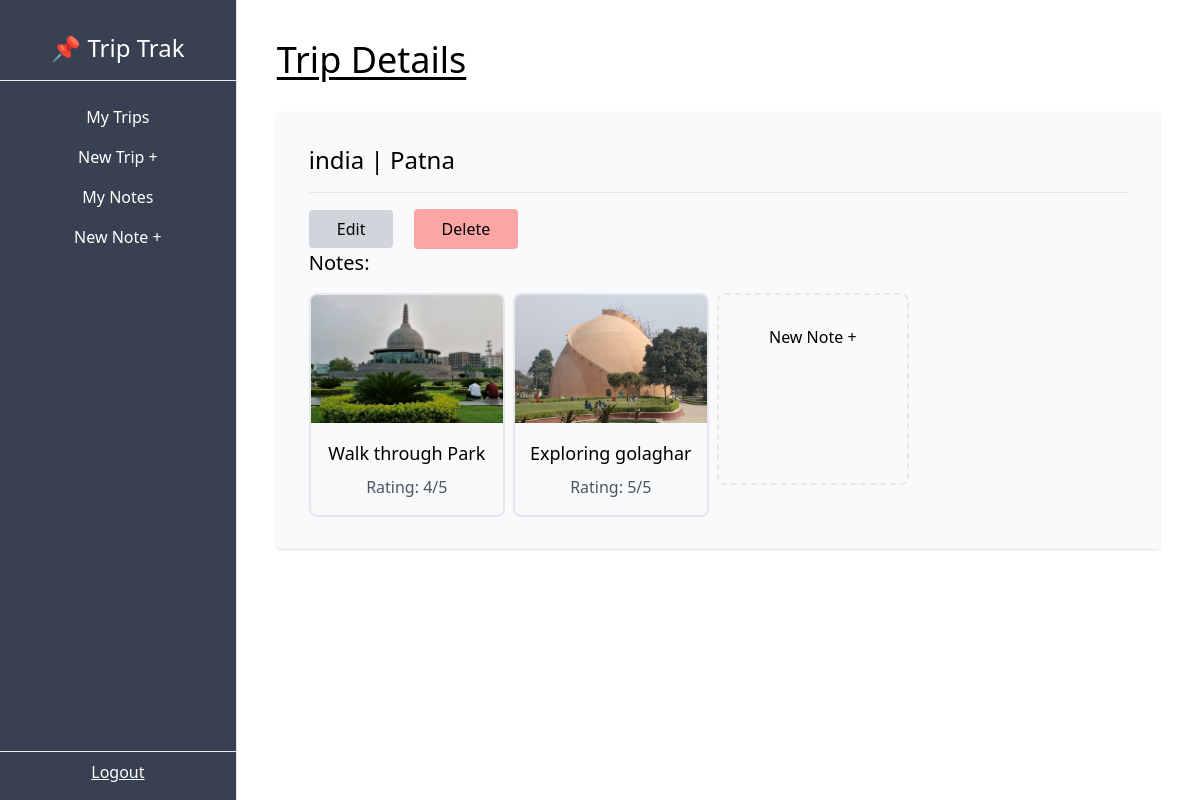
Screenshot of /dashboard/trip/1/ with the database file from the repository.
### TripsPlan/models.py (models this page shows, shortened)
class Trip(models.Model):
    city=models.CharField(max_length=50)
    country=models.CharField(max_length=100)
    start_date=models.DateField(blank=True,null=True)
    end_date = models.DateField(blank=True, null=True)
    owner = models.ForeignKey(User, on_delete=models.CASCADE, related_name="trips")

class Note(models.Model):
    EXCURSIONS = (
        ("event", "Event"),
        ("dining", "Dining"),
        ("experience", "Experience"),
        ("general", "General"),
    )
    trip = models.ForeignKey(Trip, on_delete=models.CASCADE, related_name="notes")
    name = models.CharField(max_length=100)
    description = models.TextField()
    type = models.CharField(max_length=100, choices=EXCURSIONS)
    img = models.ImageField(upload_to="notes", blank=True, null=True)
    rating = models.PositiveSmallIntegerField(default=1, validators=[MaxValueValidator(5)])

### TripsPlan/views.py (the view)
# urls.py: path('dashboard/trip/<int:pk>/',TripDetailView.as_view(),name="trip-detail"),
class TripDetailView(DetailView):
    model=Trip
    def get_context_data(self, **kwargs):
        context=super().get_context_data(**kwargs)
        trip=context["object"]
        notes=trip.notes.all()
        context['notes']=notes
        return context

### TripsPlan/templates/TripsPlan/trip_detail.html (shortened to what this page needs)
{% extends 'TripsPlan/_base.html' %}
{% block content %}
<h1 class="text-4xl underline underline-offset-4 mb-8">Trip Details</h1>
    <div class="bg-gray-50 p-8 rounded shadow my-4">
        <p class="text-2xl">{{trip.country}} | {{trip.city}}</p>
        <hr class="my-4">
        <a class="px-7 py-2 bg-gray-300 rounded md:mr-4 hover:bg-gray-200" href="{% url 'trip-update' trip.pk %}">Edit</a>
            <form class="inline" action="{% url 'trip-delete' trip.pk %}" method="POST">
                <input type="submit" class="px-7 py-2 bg-red-300 rounded hover:bg-red-200 hover:cursor-pointer" value="Delete" />
            </form>
        <h3 class="text-xl pb-4">Notes:</h3>
        <div class="flex gap-2 flex-wrap">
            {% for note in notes %}
            <a href="{% url 'note-detail' note.pk %}">
                <div class="border-2 rounded-lg pb-4 hover:shadow">
                    <img class="w-48 h-32 object-cover overflow-hidden rounded-t-md" src="{{note.img.url}}" alt="{{note.name}}">
                    <p class="text-center mt-4 text-lg">{{note.name}}</p>
                    <p class="text-center mt-2 text-gray-600">Rating: {{note.rating}}/5</p>
                </div>
            </a>
            {% endfor %}
            <a href="{% url 'note-create' %}">
                <div class="border-2 border-dashed rounded-lg hover:shadow w-48 h-48 flex justify-center items-center">
                    <p class="min-h-32">New Note +</p>
                </div>
            </a>
        </div>
    </div>
{% endblock content %}

### TripsPlan/templates/TripsPlan/_base.html (shortened to what this page needs)
<!DOCTYPE html>
<html lang="en">
    <head>
        <script src="https://cdn.tailwindcss.com"></script>
      </head>
<body>
    <div class="flex-col md:flex-row flex h-screen">
        <div class="md:h-screen bg-gray-700 text-white w-full md:w-1/4 md:max-w-xs py-2 md:pt-8 md:pb-2 flex flex-col items-center justify-start border-r">
            <div class="border-b w-full text-center pb-4 text-2xl">
                <h1>📌 Trip Trak</h1>
            </div>
            <div class="pt-4 w-full text-center">
                <ul class="flex md:flex-col justify-around px-2 md:px-0 pb-2 md:pb-0">
                    <a href="{% url 'trips-list' %}">
                        <li class="py-2 px-3 md:px-0 hover:bg-gray-600 hover:cursor-pointer">My Trips</li>
                    </a>
                    <a href="{% url 'trips-create' %}">
                        <li class="py-2 px-3 md:px-0 hover:bg-gray-600 hover:cursor-pointer">New Trip +</li>
                    </a>
                    <a href="{% url 'note-list' %}">
                        <li class="py-2 px-3 md:px-0 hover:bg-gray-600 hover:cursor-pointer">My Notes</li>
                    </a>
                    <a href="{% url 'note-create' %}">
                    <li class="py-2 px-3 md:px-0 hover:bg-gray-600 hover:cursor-pointer">New Note +</li>
                    </a>
                </ul>
            </div>
            <div class="mt-auto w-full text-center flex md:flex-col justify-evenly py-2 md:pt-0">
                <hr class="my-2">
                <a class="underline" href="{% url 'logout' %}">
                    Logout
                </a>
            </div>
        </div>
        <div class="w-full md:w-full p-10 overflow-auto">
            {% block content %}
            {% endblock content %}
        </div>
    </div>
</body>
</html>

### rows the page displays
Trip: country "india", city "Patna"
Note: img (picture), name "Walk through Park", rating "4"
Note: img (picture), name "Exploring golaghar", rating "5"
